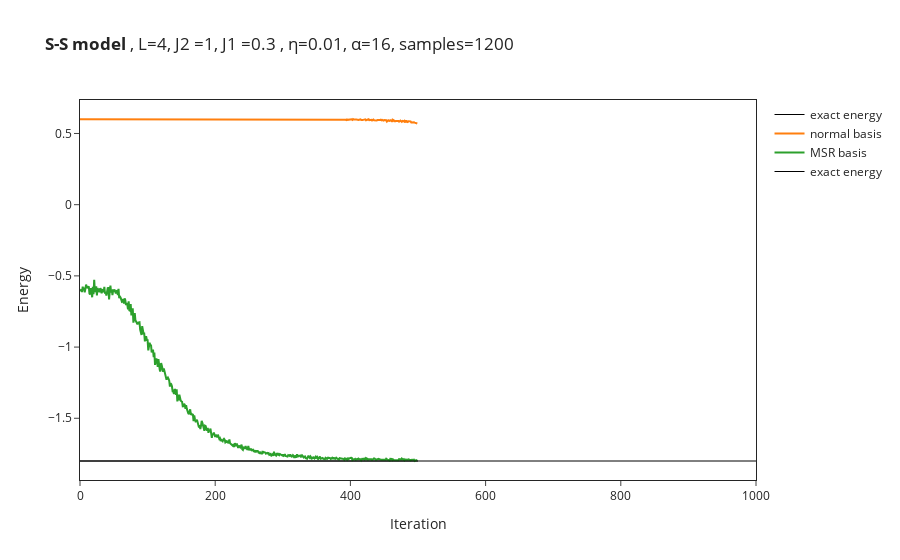

The code cell stored with this chart in its notebook:
### Code cell
figure.add_trace(go.Scatter(x=(0,2*NUM_ITER),y=(exact_ground_energy,exact_ground_energy),mode="lines",line=go.scatter.Line(color="#000000",width=1), name="exact energy"))
figure.update_layout(xaxis_title="Iteration",yaxis_title="Energy")
figure.show()

### Figure 1 — Plotly figure (JSON) as saved in the notebook; plotly's stock layout.template omitted (floating-point values rounded to 4 significant figures; data arrays with more than 128 entries replaced by an {"elided": "..."} marker saying what was removed)
{"data": [{"line": {"color": "#000000", "width": 1}, "mode": "lines", "name": "exact energy", "type": "scatter", "x": [0, 500], "y": [-1.8, -1.8]}, {"name": "normal basis", "type": "scatter", "x": {"elided": "500 int values"}, "y": {"elided": "500 float values"}}, {"name": "MSR basis", "type": "scatter", "x": {"elided": "500 int values"}, "y": {"elided": "500 float values"}}, {"line": {"color": "#000000", "width": 1}, "mode": "lines", "name": "exact energy", "type": "scatter", "x": [0, 1000], "y": [-1.8, -1.8]}], "layout": {"title": {"text": "<b>S-S model </b>, L=4, J2 =1, J1 =0.3 , η=0.01, α=16, samples=1200"}, "xaxis": {"mirror": true, "showline": true, "title": {"text": "Iteration"}}, "yaxis": {"mirror": true, "showline": true, "title": {"text": "Energy"}}}}
